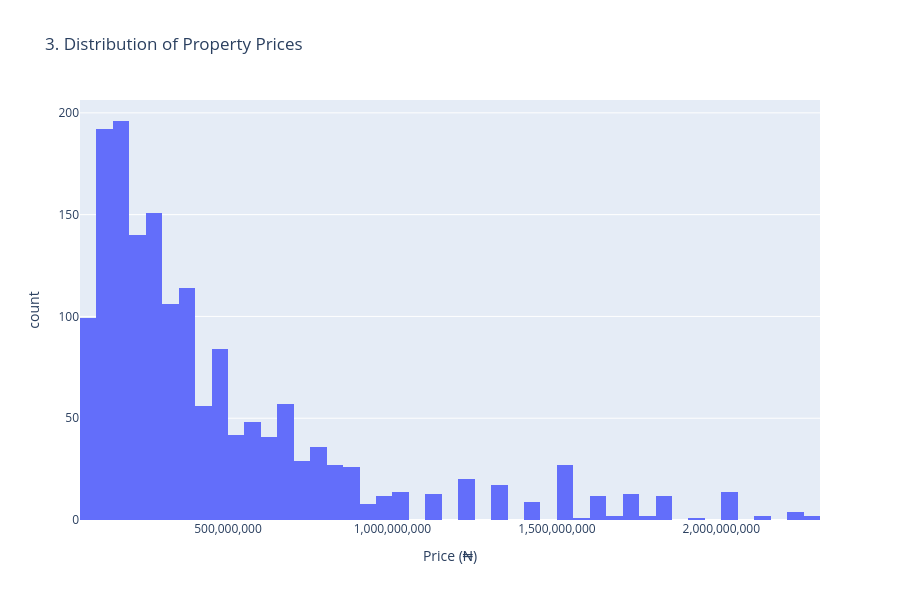

Notebook cell for this chart:
### Code cell
# ==========================================
# 3. Histogram: Distribution of property prices
# ==========================================
fig3 = px.histogram(df, 
                    x='Price',
                    title='3. Distribution of Property Prices',
                    labels={'Price': 'Price (₦)'},
                    nbins=50,
                    color_discrete_sequence=['#636EFA'])
fig3.update_layout(height=600)
fig3.update_xaxes(tickformat=',.0f')
fig3.show()

### Figure 1 — Plotly figure (JSON) as saved in the notebook; plotly's stock layout.template omitted (floating-point values rounded to 4 significant figures; data arrays with more than 128 entries replaced by an {"elided": "..."} marker saying what was removed)
{"data": [{"bingroup": "x", "hovertemplate": "Price (₦)=%{x}<br>count=%{y}<extra></extra>", "legendgroup": "", "marker": {"color": "#636EFA", "pattern": {"shape": ""}}, "name": "", "nbinsx": 50, "orientation": "v", "showlegend": false, "type": "histogram", "x": {"elided": "1629 float values"}, "xaxis": "x", "yaxis": "y"}], "layout": {"barmode": "relative", "height": 600, "legend": {"tracegroupgap": 0}, "title": {"text": "3. Distribution of Property Prices"}, "xaxis": {"anchor": "y", "domain": [0, 1], "tickformat": ",.0f", "title": {"text": "Price (₦)"}}, "yaxis": {"anchor": "x", "domain": [0, 1], "title": {"text": "count"}}}}
